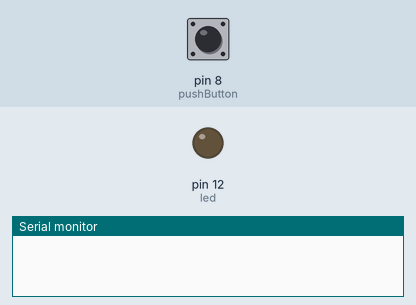
Bench run of a sketch on a simulated Arduino Uno, built with avr-gcc and run on an emulated ATmega328P. Shown: output pins drawn as LEDs (lit = HIGH), the last lines printed to the serial monitor. The inputs (shaded band) are chosen by the test bench; at power-on: pin 8 (pushButton) HIGH.

Above: at 1.2 s.
1.3 s: pin 8 (pushButton) pulled LOW for 0.15 s
At 2.4 s:
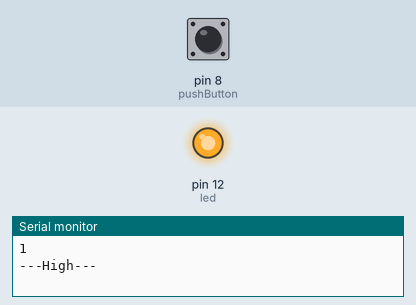
2.9 s: pin 8 (pushButton) pulled LOW for 1 s
At 3.6 s:
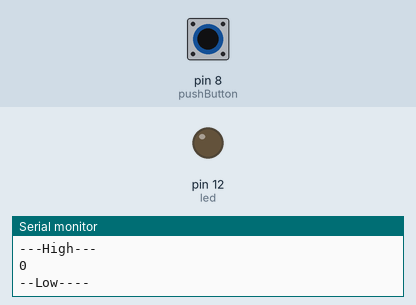
5.4 s: pin 8 (pushButton) pulled LOW for 3.2 s
At 6.7 s:
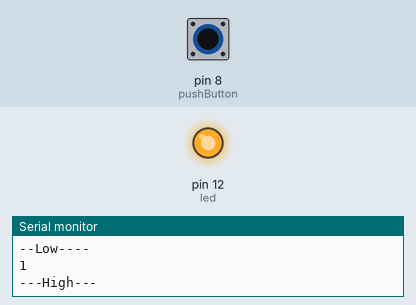
Timing chart, 0 to 8.4 s (numbered marks = the images above; inputs shaded):
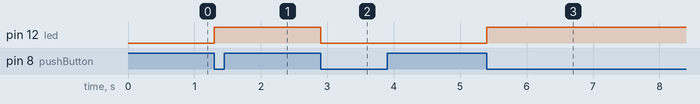

Measured:
- after the input at 1.3 s, pin 12 (led): LOW → HIGH at once
- after the input at 2.9 s, pin 12 (led): HIGH → LOW at once
- after the input at 5.4 s, pin 12 (led): LOW → HIGH at once

The sketch:

code.ino
```cpp
// 08-push-button-single-press-toggle

int led = 12;
int pushButton = 8;

int lastButtonState = HIGH;
bool ledState = false;

void setup()
{
  pinMode(led, OUTPUT);
  pinMode(pushButton, INPUT_PULLUP);
  Serial.begin(9600);
}

void loop()
{
  int currentButtonState = digitalRead(pushButton);
  if(lastButtonState == HIGH && currentButtonState == LOW){

    if(ledState == false) {
      digitalWrite(led, HIGH);
      ledState = true;
      Serial.println(ledState);
      Serial.println("---High---");
    }else{
      digitalWrite(led, LOW);
      ledState = false;
      Serial.println(ledState);
      Serial.println("--Low----");
    }
  }
  lastButtonState = currentButtonState;
}
```
